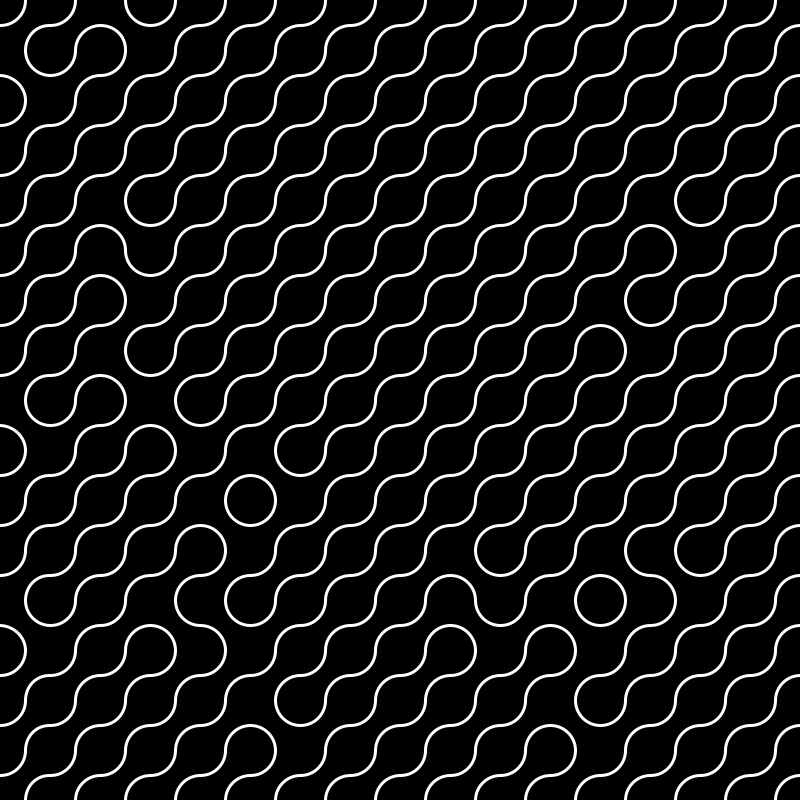
Frame 1 (no input)
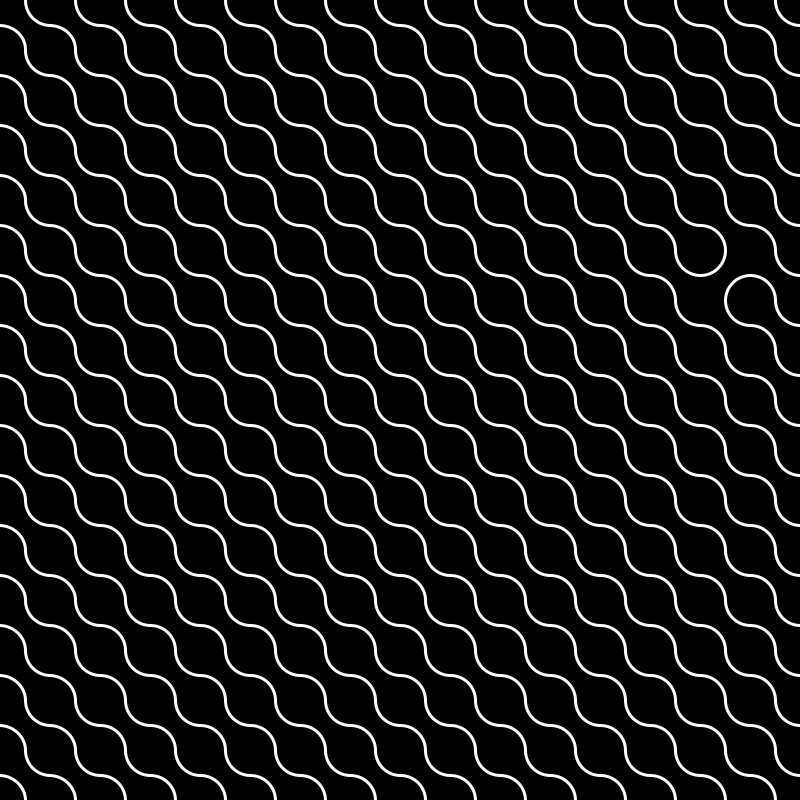
Frame 60 (the mouse pressed at the canvas centre just before this capture)
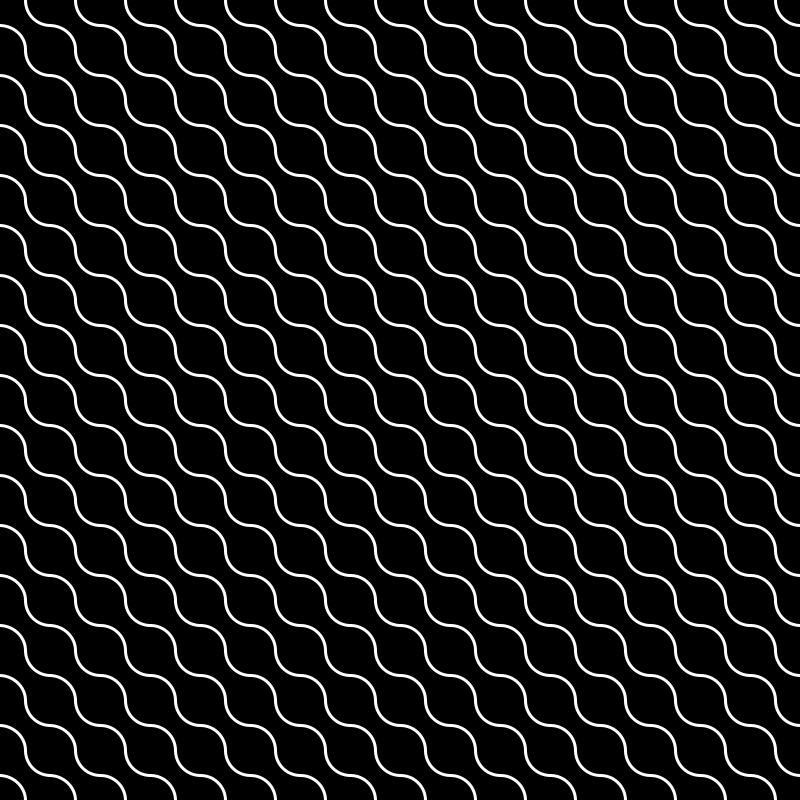
Frame 120 (the mouse held since frame 60 and released just before this capture)

The Processing sketch that drew these frames (run headless with seeded random() and noise(); from frame 60 on, the mouse is pressed at the canvas centre):

// Processing sketch: Exercise7_Truchet2
// ── Exercise7_Truchet2.pde
/*

*/
float gridSize = 50;
int cols;
int rows;
int tags[];

void setup(){
  size(800,800);
  frameRate(10);
  cols = int(width/gridSize);
  rows = int(height/gridSize);
  tags = new int[cols*rows];
  for(int i = 0 ; i < tags.length; i++){
    tags[i]=1;
  }
  
}

void draw(){
    background(0);

  for(int j = 0; j<rows; j++){
    for(int i = 0; i<cols; i++){
      pushMatrix();
      translate(i*gridSize,j*gridSize);
      

      if(tags[j*cols+i] == 1){
        if(random(1)>0.9){
          tags[j*cols+i] = 2;
          drawPattern2();
        }else{
          drawPattern1();
        }
      }else{
        drawPattern2();
      }
      popMatrix();
    }
  }
}

void drawPattern1(){
  noFill();
  stroke(255);
  strokeWeight(3);
  arc(0,0,gridSize,gridSize,0,HALF_PI,OPEN);
  arc(gridSize,gridSize,gridSize,gridSize,PI,PI+HALF_PI,OPEN);
}

void drawPattern2(){
  noFill();
  stroke(255);
  strokeWeight(3);
  arc(gridSize,0,gridSize,gridSize,HALF_PI,PI,OPEN);
  arc(0,gridSize,gridSize,gridSize,PI+HALF_PI,TWO_PI,OPEN);
}
